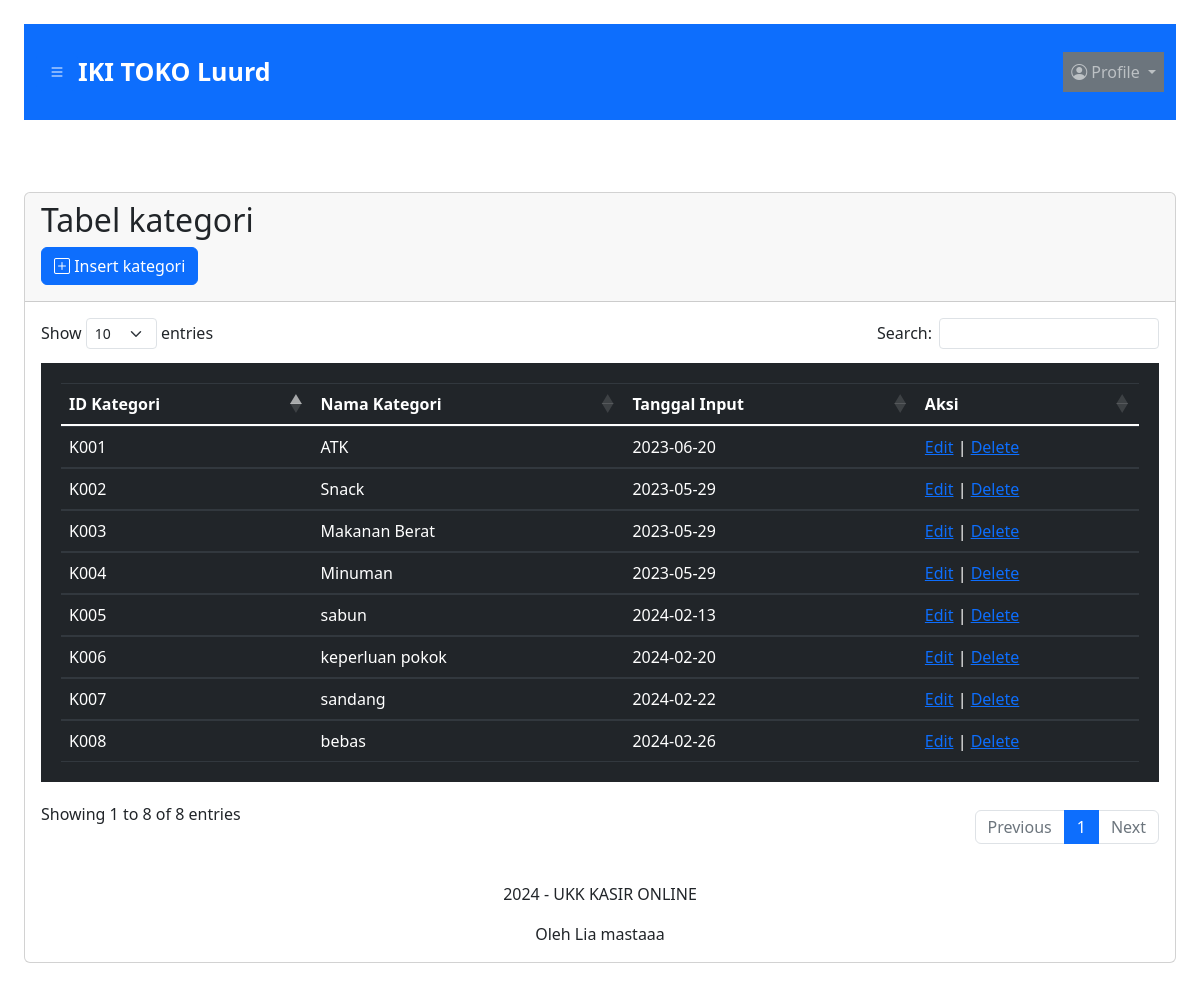
The app's page /index.php?page=Kategori (signed in) with its own data.
### tables this page shows
CREATE TABLE `kategori`  (
  `id_kategori` char(4) NOT NULL,
  `nama_kategori` varchar(20) NOT NULL,
  `tanggal_input` date NOT NULL,
  PRIMARY KEY (`id_kategori`) USING BTREE
);

### pusat/kategori/index.php (the view)
<div class="card mt-5">
    <div class="card-header">
        <h2>Tabel kategori</h2>
        <a class="btn btn-primary mb-2" href="index.php?page=Kategori/insert"><i class="bi bi-plus-square"></i>
            Insert kategori</a>
    </div>
    <div class="card-body">
        <table class="table table-hover table-dark" id="example">
            <thead>
                <tr>
                    <th scope="col">ID Kategori</th>
                    <th scope="col">Nama Kategori</th>
                    <th scope="col">Tanggal Input</th>
                    <th scope="col">Aksi</th>
                </tr>
            </thead>
            <tbody>
                <?php
                $sql = "SELECT * FROM kategori";
                $result = $conn->query($sql);
                ?>
                <?php if ($result) { ?>
                    <?php while ($row = $result->fetch_assoc()) { ?>
                        <tr>
                            <td>
                                <?= $row['id_kategori'] ?>
                            </td>
                            <td>
                                <?= $row['nama_kategori'] ?>
                            </td>
                            <td>
                                <?= $row['tanggal_input'] ?>
                            </td>
                            <td>
                                <a href="index.php?page=Kategori/edit&id_kategori=<?= $row['id_kategori'] ?>">Edit</a> | <a
                                    href="index.php?page=Kategori/delete&id_kategori=<?= $row['id_kategori'] ?>"
                                    onclick="javascript:return confirm('Hapus Data kategori ?');">Delete</a>
                            </td>
                        </tr>
                    <?php } ?>
                <?php } ?>
            </tbody>
        </table>
    </div>

### css/sidebar.css (style rules this page uses)
a { text-decoration: none; }

### css/content.css (style rules this page uses)
body { background-color: blue; }
table { min-width: 90px; padding: 20px; }

### records on screen
kategori: id_kategori "K001", nama_kategori "ATK", tanggal_input "2023-06-20"
kategori: id_kategori "K002", nama_kategori "Snack", tanggal_input "2023-05-29"
kategori: id_kategori "K003", nama_kategori "Makanan Berat", tanggal_input "2023-05-29"
kategori: id_kategori "K004", nama_kategori "Minuman", tanggal_input "2023-05-29"
kategori: id_kategori "K005", nama_kategori "sabun", tanggal_input "2024-02-13"
kategori: id_kategori "K006", nama_kategori "keperluan pokok", tanggal_input "2024-02-20"
kategori: id_kategori "K007", nama_kategori "sandang", tanggal_input "2024-02-22"
kategori: id_kategori "K008", nama_kategori "bebas", tanggal_input "2024-02-26"
